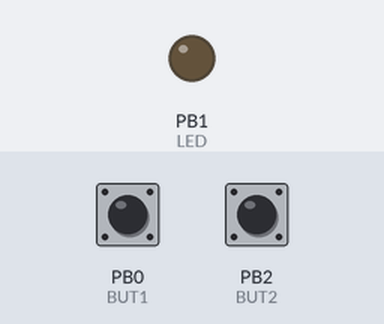
Bench run of a sketch on a simulated ATtiny85, built with avr-gcc and run on an emulated ATtiny85. Shown: output pins drawn as LEDs (lit = HIGH). Dashed ring = blinking. The inputs (shaded band) are chosen by the test bench; at power-on: PB0 (BUT1) HIGH, PB2 (BUT2) HIGH.

Above: at 1.4 s.
1.5 s: PB0 (BUT1) pulled LOW for 1 s
At 1.56 s:
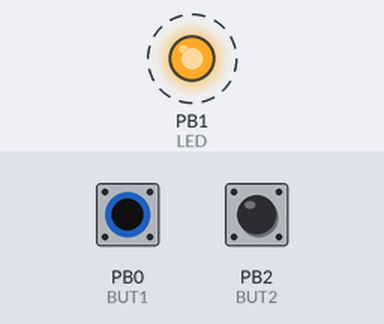
4.5 s: PB2 (BUT2) pulled LOW for 0.15 s
At 5.5 s:
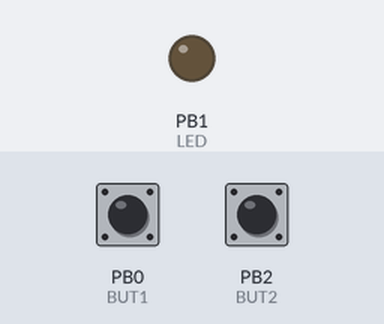
6.1 s: PB2 (BUT2) pulled LOW for 3.2 s
At 10.4 s:
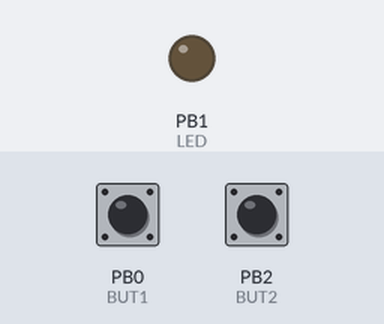
10.8 s: PB0 (BUT1) pulled LOW for 3.2 s
At 10.86 s:
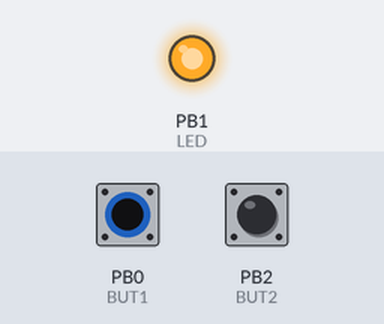
Timing chart, 0 to 15.4 s (numbered marks = the images above; inputs shaded):
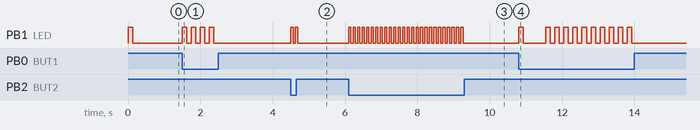

The sketch:

raspberrypi-shutdown.ino
```cpp
  #include "DigiKeyboard.h"
  #define LED 1
  #define BUT1 0
  #define BUT2 2

int buttonState;
int button2State;
int lastButtonstate;
int lastButton2state;
int shuttingDown = 0;
int pos = 1;
unsigned long lastDebounceTime = 0;
unsigned long lastDebounceDelay = 0;
int pin[] = {1,2,1,2};
int pinlen = 3; // One less than actual length because of my crappy coding
int pressed = 0;

void login(){
    DigiKeyboard.update();
    DigiKeyboard.sendKeyStroke(0);
    DigiKeyboard.delay(250);
    DigiKeyboard.write("pi");
    DigiKeyboard.sendKeyStroke(KEY_ENTER);
    DigiKeyboard.delay(250);
    DigiKeyboard.write("raspberry");
    DigiKeyboard.sendKeyStroke(KEY_ENTER);
}

void shutoff(){
    DigiKeyboard.update();
    DigiKeyboard.sendKeyStroke(0);
    DigiKeyboard.delay(250);
    DigiKeyboard.write(" sudo shutdown -h now");
    DigiKeyboard.sendKeyStroke(KEY_ENTER);
}

void consoleSwitch(){
    DigiKeyboard.update();
    DigiKeyboard.sendKeyStroke(0);
    DigiKeyboard.delay(250);
    DigiKeyboard.sendKeyStroke(KEY_F1, MOD_CONTROL_LEFT| MOD_ALT_LEFT);
    DigiKeyboard.delay(500);
}

void setup() {
    pinMode(LED, OUTPUT);
    blinkLed(250);
    pinMode(BUT1, INPUT_PULLUP);
    pinMode(BUT2, INPUT_PULLUP);
}

void blinkLed(int len){
    digitalWrite(LED,HIGH);
    DigiKeyboard.update();
    DigiKeyboard.sendKeyStroke(0);
    DigiKeyboard.delay(len/2);
    digitalWrite(LED,LOW);
    DigiKeyboard.delay(len/2);
}

void checkButton(){
    if (digitalRead(BUT1)==LOW) {
      pressed = 1;
      blinkLed(250);
    } else if (digitalRead(BUT2) == LOW){
      pressed = 2;
      blinkLed(125);
      blinkLed(125);
    } else {
      pressed = 0;
    }

    if (pressed > 0) {
      if (pressed == pin[pos]){
        pos++;
        if (pos > pinlen) {
          shuttingDown = 1;
          pressed = 0;
          consoleSwitch();
          shutoff();
        }
        DigiKeyboard.delay(500);
      } else {
        pressed = 0;
        if (pos > pinlen) {
          pos = 0;
          shuttingDown = 0;
          blinkLed(250);
          blinkLed(250);
          blinkLed(250);
        }
      }
    }
}
  void loop() {

    if (shuttingDown == 1){
      blinkLed(2000);
    } else {
      checkButton();
    }
  }
```

Measured:
- after the input at 1.5 s, PB1 (LED): alternates HIGH for 0.13 s and LOW for 0.13 s, 8 changes in all, then stays LOW, starting at once
- after the input at 4.5 s, PB1 (LED): alternates HIGH for 0.06 s and LOW for 0.06 s, 4 changes in all, then stays LOW, starting at once
- after the input at 6.1 s, PB1 (LED): alternates HIGH for 0.06 s and LOW for 0.06 s, 52 changes in all, then stays LOW, starting at once
- after the input at 10.8 s, PB1 (LED): goes HIGH 0.13 s, LOW 0.63 s, 9 × (HIGH 0.13 s, LOW 0.13 s), HIGH 0.13 s, then LOW, starting at once
